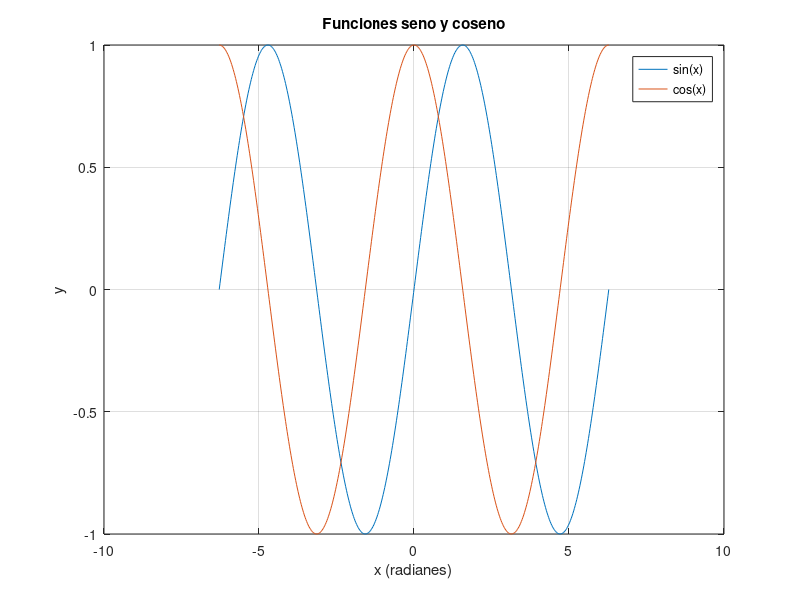
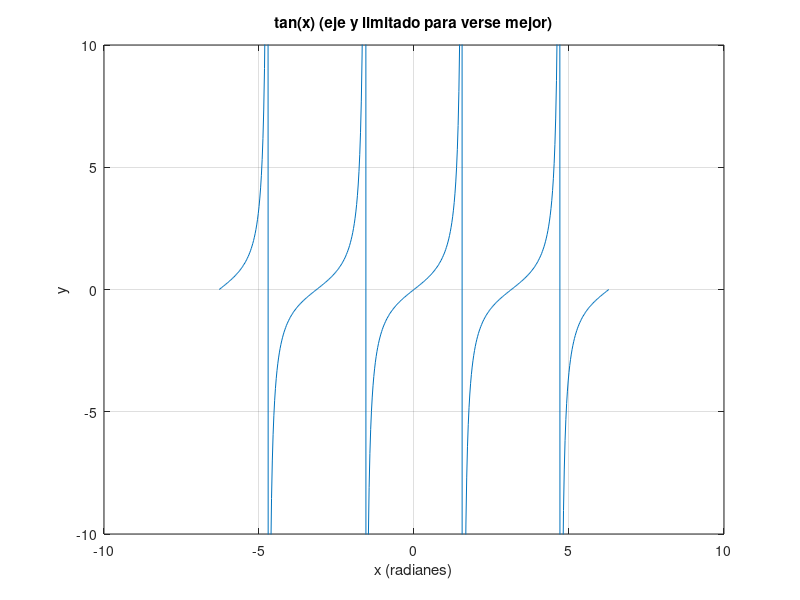

Reproduce these figures in MATLAB, in order.
%% 08.4 - Funciones trigonométricas
% Curso básico de MATLAB
% Tema: sin, cos, tan y sus particularidades al graficar

clc; clear; close all;

x = linspace(-2*pi, 2*pi, 500);

%% Seno y coseno (funciones "suaves", sin problema al graficar)
figure
plot(x, sin(x), x, cos(x))
legend('sin(x)', 'cos(x)')
title('Funciones seno y coseno')
xlabel('x (radianes)')
ylabel('y')
grid on

%% Tangente: tiene asíntotas verticales
% tan(x) se va a +infinito o -infinito en x = pi/2, 3pi/2, etc.
% Si la graficas directo, MATLAB dibuja líneas verticales feas
% conectando +infinito con -infinito. Para evitarlo, limitamos
% el eje y con ylim().

figure
plot(x, tan(x))
ylim([-10 10])          % recorta las puntas exageradas
title('tan(x) (eje y limitado para verse mejor)')
xlabel('x (radianes)')
ylabel('y')
grid on

%% Nota sobre los ángulos: radianes vs. grados
% Las funciones sin(), cos(), tan() reciben RADIANES por defecto.
% Si tienes un ángulo en grados, conviértelo con deg2rad(),
% o usa las versiones en grados: sind(), cosd(), tand().

disp(sin(pi/2))     % 1  (90 grados en radianes)
disp(sind(90))      % 1  (90 grados directo)

%% Ejercicios de práctica
% 1. Grafica sin(x) y sind(x) usando un vector x en grados de 0 a 360
%    (pista: usa sind directamente con esos valores).
% 2. Grafica cot(x) = 1/tan(x) y limita el eje y como se hizo con tan(x).
% 3. Compara en una misma gráfica sin(x) y sin(2x): ¿qué cambia?
